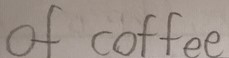
#> input picture Handwriting Recognition/IMG_2400_crop.jpg, 229 x 58 px, found by its file name
$ jupyter execute 'Writing Recognition pt 01 - Tesseract OCR.ipynb'   (shell and % lines are left out)
#> lines starting #> are read from the running program, lines starting #| are printed output that depends on the picture; after the words box and inside, x2 and y2 are one past the last pixel; in counts of white or black regions, pixels touching at a corner belong together
[cell 1]
# In this notebook:
# I attempt to capture handwriting from English tests via Tesseract OCR
# I also test on printed English & Chinese; yields better results
# This requires:
# Tesseract OCR downloaded and added to PATH

[cell 2]
import pytesseract
from PIL import Image
import cv2
import matplotlib.pyplot as plt

## Load test image

[cell 3]
img1 = cv2.imread('IMG_2400_crop.JPG')
#> img1 is the input picture: shape (58, 229, 3); mean B, G, R 139.2, 146.8, 158.2

plt.imshow(img1)

[cell 4]
# result without pre-processing image
print(pytesseract.image_to_string(img1))
#> (this line was passed over: pytesseract is not available in this run)

[cell 5]
img1 = cv2.resize(img1, (0,0), fx=2, fy=2)
#> img1: shape (116, 458, 3)

[cell 6]
# we see that resizing here does not improve immediate recognition

plt.imshow(img1)

print(pytesseract.image_to_string(img1))
#> (this line was passed over: pytesseract is not available in this run)

[cell 7]
# we see some improvement with using threshold

ret, imgb = cv2.threshold(img1,120,255,cv2.THRESH_BINARY)
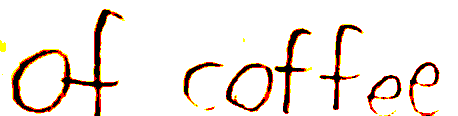
#> imgb: shape (116, 458, 3); mean B, G, R 227.2, 232.4, 240.7

print(pytesseract.image_to_string(imgb))
#> (this line was passed over: pytesseract is not available in this run)

plt.imshow(imgb)

[cell 8]
imgb = cv2.cvtColor(img1,cv2.COLOR_BGR2RGB)

print(pytesseract.image_to_string(imgb))
#> (this line was passed over: pytesseract is not available in this run)

plt.imshow(imgb)

[cell 9]
# Adaptive thresh yields better image, but worse recognition

img2 = cv2.imread('IMG_2400_crop.jpg')

imgg = cv2.resize(img2, (0,0), fx=3, fy=3)
imgg = cv2.cvtColor(imgg, cv2.COLOR_BGR2GRAY)
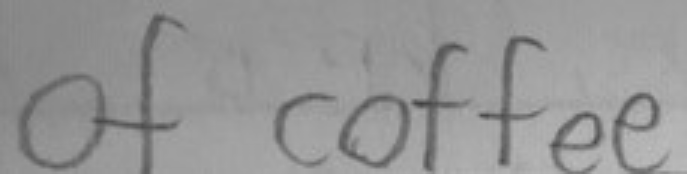
#> imgg: shape (174, 687); min 62, max 193, mean 149.4
imgg = cv2.medianBlur(imgg, 5)

imgg = cv2.adaptiveThreshold(imgg,255,cv2.ADAPTIVE_THRESH_MEAN_C,\
                             cv2.THRESH_BINARY,5,2)
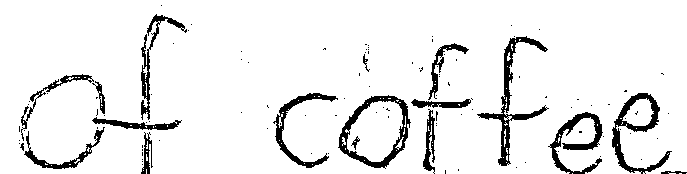
#> imgg: shape (174, 687); 92.1% white; 113 black regions (96 under 20 px), largest, box (x1, y1, x2, y2) and area: (477, 36, 549, 166) 1333, (338, 95, 411, 169) 1205, (612, 93, 672, 174) 1139

imgg = cv2.cvtColor(imgg, cv2.COLOR_GRAY2RGB)

print(pytesseract.image_to_string(imgg))
#> (this line was passed over: pytesseract is not available in this run)

plt.imshow(imgg)

[cell 10]
# tuning the config for Tesseract
print(pytesseract.image_to_string(imgg, config='-c tessedit_char_whitelist=ABCDEFGHIJKLMNOPQRSTUVWXYZabcdefghijklmnopqrstuvwxyz -psm 7'))
#> (this line was passed over: pytesseract is not available in this run)

[cell 11]
# Otsu threshold yields sharper letters and slightly better recognition

img2 = cv2.imread('IMG_2400_crop.jpg')

imgn = cv2.resize(img2, (0,0), fx=3, fy=3)
imgn = cv2.cvtColor(imgn, cv2.COLOR_BGR2GRAY)
#imgn = cv2.medianBlur(imgn, 5)
imgn = cv2.GaussianBlur(imgn,(5,1),0)
#imgn = cv2.bilateralFilter(imgn,2,50,50)
ret, imgn = cv2.threshold(imgn,0,255,cv2.THRESH_BINARY+cv2.THRESH_OTSU)
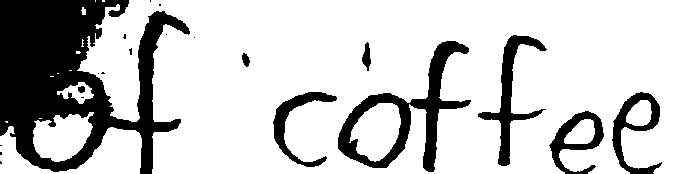
#> imgn: shape (174, 687); 77.5% white; 21 black regions (12 under 20 px), largest, box (x1, y1, x2, y2) and area: (0, 0, 190, 174) 16729, (338, 41, 471, 172) 4167, (478, 35, 547, 166) 1937
#> ret = 140

imgn = cv2.cvtColor(imgn, cv2.COLOR_GRAY2RGB)

print(pytesseract.image_to_string(imgn, config='-c tessedit_char_whitelist=ABCDEFGHIJKLMNOPQRSTUVWXYZabcdefghijklmnopqrstuvwxyz -psm 7'))
#> (this line was passed over: pytesseract is not available in this run)

plt.imshow(imgn)
